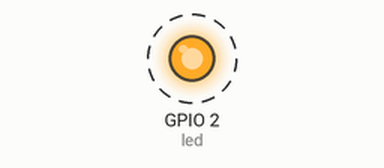
This sketch was run on a simulated ESP8266 (NodeMCU). Parts: output pins drawn as LEDs (lit = HIGH). Dashed ring = blinking. WiFi joins after 1.5 s; servers stay silent unless stated; what the sketch prints to the serial monitor is not drawn.

Above: at 2.0 s.
Timing chart, 0 to 6.1 s (numbered marks = the images above):
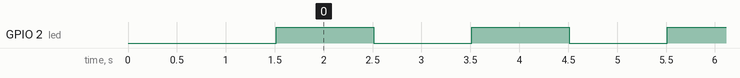

The sketch:

Arduino_ESP01_01S.ino
```cpp
#include <ESP8266WiFi.h>
const char* ssid = "wifi_ssid"; // ชื่อ WiFi Access Point ที่ต้องการเชื่อมต่อ
const char* password = "wifi_password"; //รหัสผ่าน Access Point
int led = 2;
void setup()
{
  pinMode(led, OUTPUT);
  Serial.begin(115200); //ตั้งค่าใช้งาน serial ที่ baudrate 115200
  delay(10);
  Serial.print("Connecting to "); //แสดงข้อความ “Connecting to”
  Serial.println(ssid); //แสดงข้อความ ชื่อ SSID

  WiFi.begin(ssid, password); // สั่งให้เชื่อมต่อกับ AP
  //WiFi.begin(ssid); // กรณีเชื่อมต่อแบบไม่มี password

  while (WiFi.status() != WL_CONNECTED) //รอจนกว่าจะเชื่อมต่อสำเร็จ
  {
    delay(500);
    Serial.print("*");
  }
  Serial.println("");
  Serial.println("WiFi connected"); //แสดงข้อความเชื่อมต่อสำเร็จ
  Serial.println("IP address: ");
  Serial.println(WiFi.localIP()); //แสดงหมายเลข IP NodeMCU ของเรา
}
void loop() {
  digitalWrite(led, 1);
  delay(1000);
  digitalWrite(led, 0);
  delay(1000);
}
```

Measured:
- by itself, GPIO 2 (led): alternates HIGH for 1.0 s and LOW for 1.0 s
